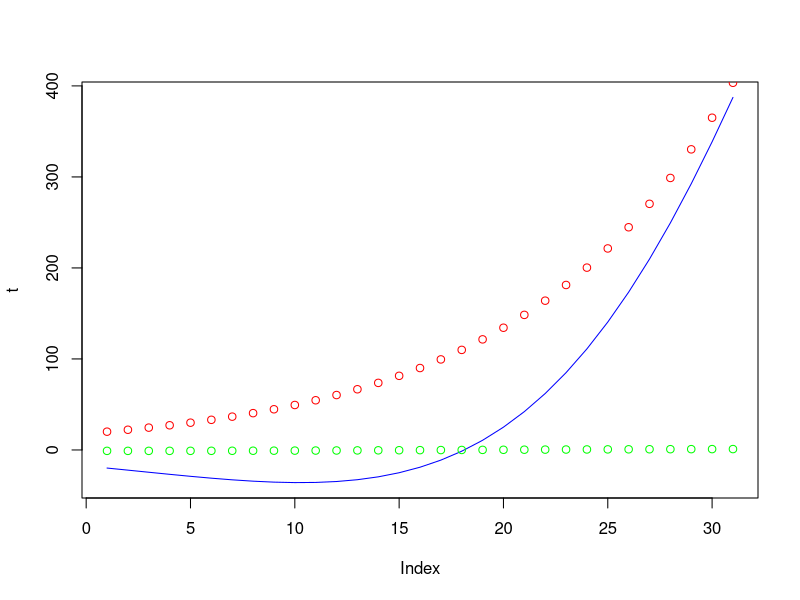
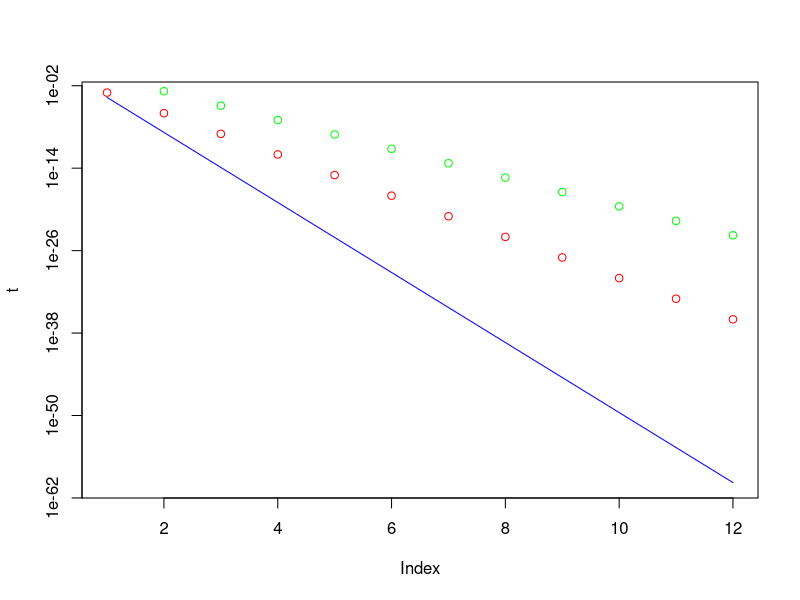
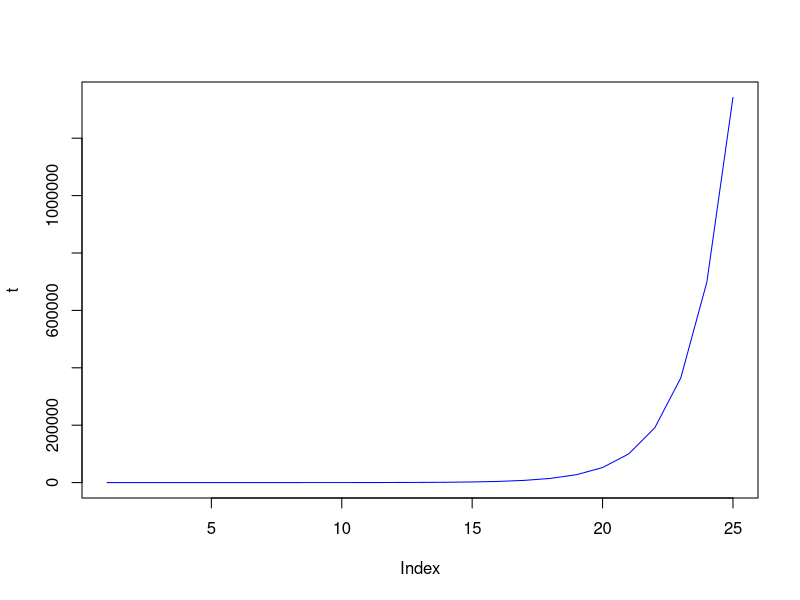
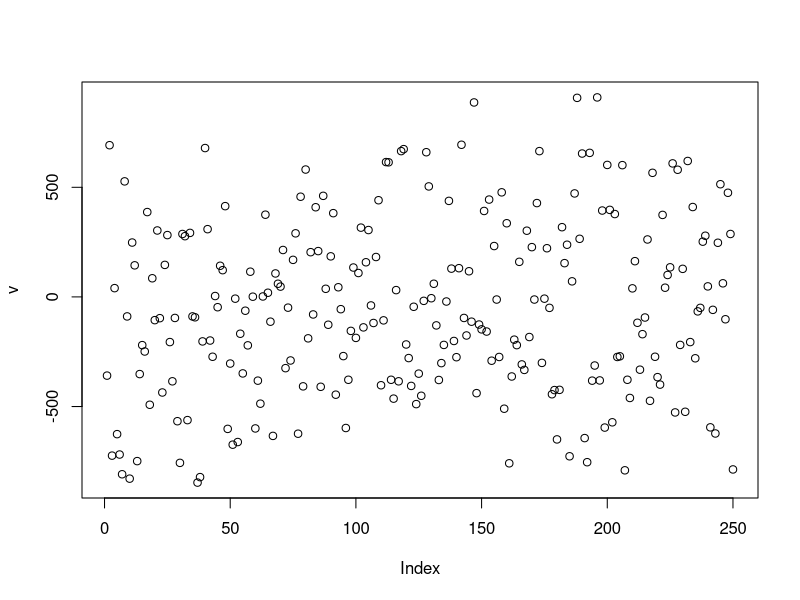
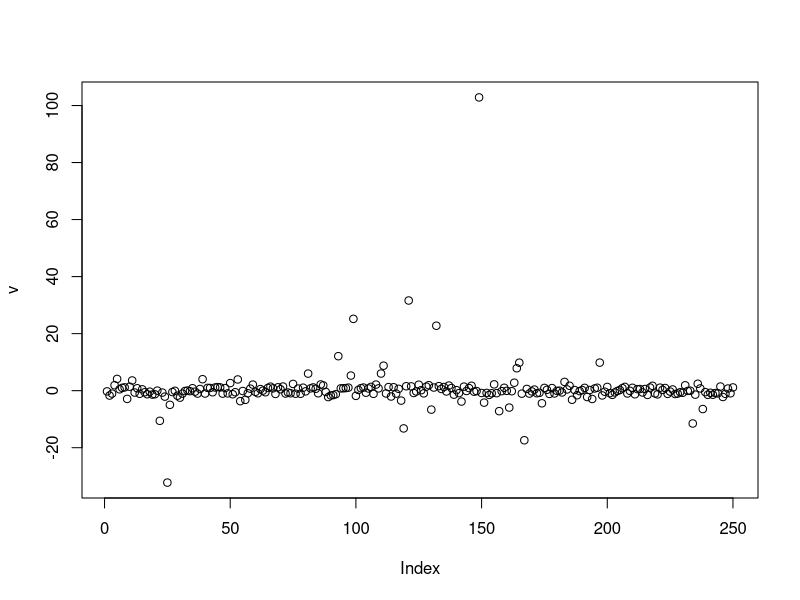
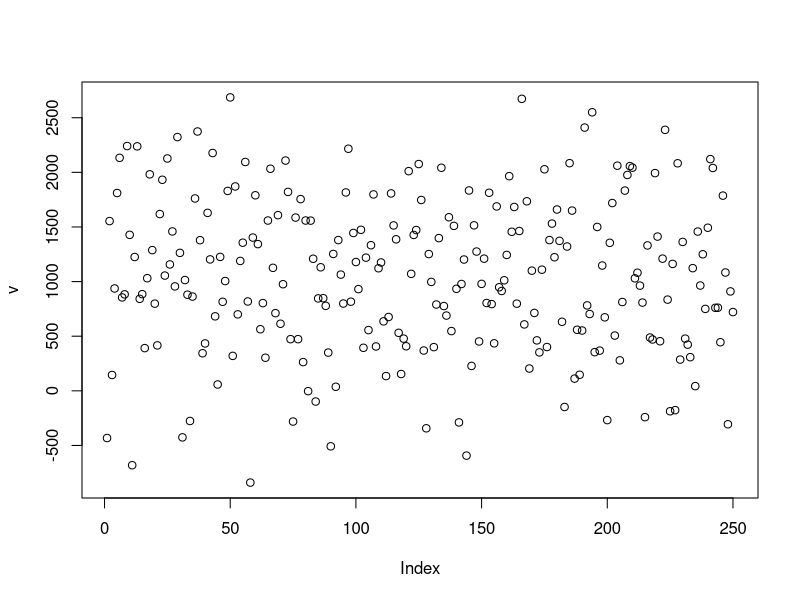
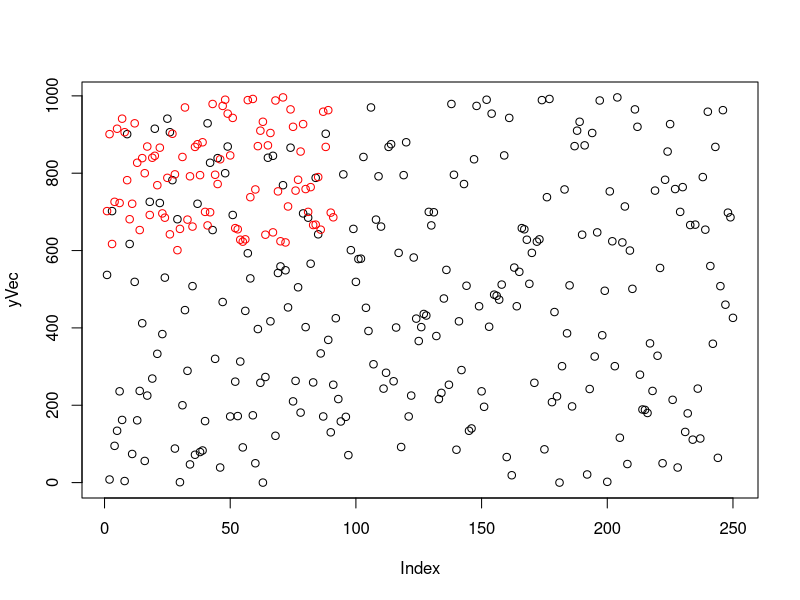
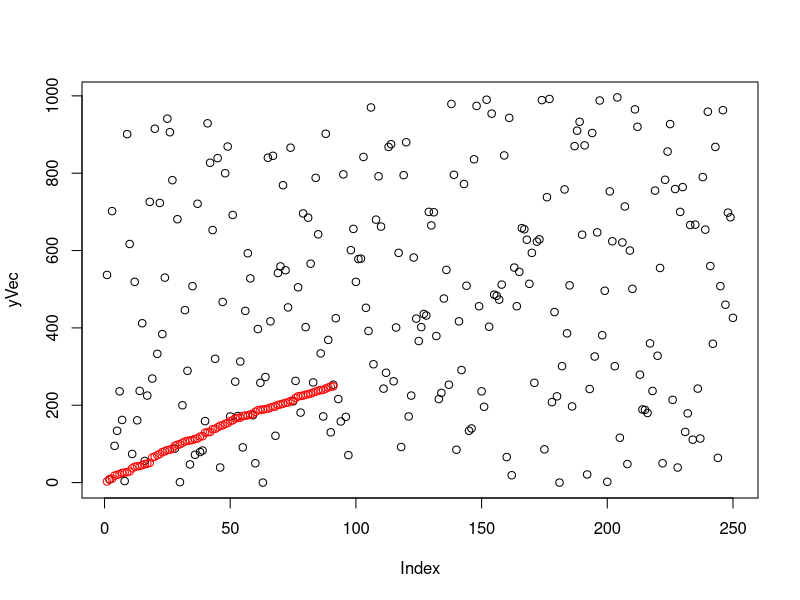

The R script that drew these images, in order:
## ---- chunk 1
knitr::opts_chunk$set(echo = TRUE)
## ---- chunk 2
#Problem 1
# a. (1,2,3,...,19,20)
x <- c(1:20)
# b. (20,19,....,2,1)
y <- c(20:1)
# c. (1,2,3,...,19,20,19,18,...,2,1)
z <- c(1:20,19:1)
#d.(4, 6, 3) and assign it to the name tmp.
tmp <- c(4,6,3)
#e. (4, 6, 3, 4, 6, 3,...,4, 6, 3) with 10 occurances of 4
x <- rep(tmp, times=10) 
#or x <- c(answerabve,4)
#f. (4, 6, 3, 4, 6, 3,...,4, 6, 3,4) with 11 occurances of 4
y  <- rep(tmp, times=5, length= 31)
#g. (4, 4, ..., 4, 6, 6, ..., 6, 3, 3, ..., 3) with 10 occurances of 4, 20 occurances of 6, and 30 occurances of 3
z <- rep(tmp, times=c(10,20,30))
## ---- chunk 3
# Problem 2
# Create a vector of values e^(x)cosx at x= 3, 3.1, 3.2, ...,6. Then, make plot of multiplicands and products
x <- seq(3,6, by=.1) # makes a vector for values of x
t <- exp(x)*cos(x) # makes a vector of computed values
plot(t,type="l", col="blue")
points(exp(x),col="red")
points(cos(x), col= "green")
## ---- chunk 4
# Problem 3
# Create vectors
# a. (0.1^3*0.2^1,0.1^6*0.2^4,...,0.1^36*0.2^34)
x <- 0.1^seq(3,36, by=3)
y <- 0.2^seq(1,34, by=3)
t <- x*y
plot(t,type = "l", log = "y", col="blue")
points(x, col="red")
points(y, col="green")
# b. (2, 2^2/2, 2^3/3, ..., 2^25/25)
x <- seq(1,25, by=1)
t <- (2^(x))/x
plot(t,type='l', col="blue")
## ---- chunk 5
# Problem 4. Calculate.
# a. sum(from i=10 to 100)(i^3+4i^2)
i <- 10:100
sum(i^3+4*i^2)
# b. sum(from i=1 to 25)(2^i/i+3^i/i^2)
i <- 1:25
sum((2^i)/i+(3^i)/(i^2))
## ---- chunk 6
# Problem 5. Use the Paste Function to create character vectors of length 30
# a. ("label 1", "label 2", ....., "label 30"). Space between label and the following number
paste("label", 1:30)
# b. ("fn1", "fn2", ..., "fn30"). No spacing between fn and the following number
paste("fn", 1:30, sep='')
## ---- chunk 7
# Problem 6. Creates two vectors of random integers which are chosen with replacement from the integers 0, 1, . . . , 999. Both vectors have length 250.
set.seed(50)
xVec <- sample(0:999, 250, replace=T)
yVec <- sample(0:999, 250, replace=T)
# x =(x1, x2,...,xn) denotes the vector xVec, y =(y1, y2,...,yn) denotes the vector yVec
# a. Create the vector (y2 − x1, . . . , yn − xn−1) and plot it
y1 <- yVec[-1]
v <- c(y1-xVec)
plot(v)
# b.  Create the vector (sin(y1)/cos(x2), sin(y2)/cos(x3), . . . ,sin(yn−1)/cos(xn)) and plot it
x1 <- xVec[-1]
v <- sin(yVec)/cos(x1)
plot(v)
# c. Create the vector (x1 + 2x2 − x3, x2 + 2x3 − x4, . . . , xn−2 + 2xn−1 − xn).
x2 <- xVec[-2:-1]
x1 <- xVec[-1]
v <- xVec+2*x1-x2
plot(v)
# d. calculate sum(i-1 to n-1)(e^-xi+1/x1+10)
sum(exp(-xVec[-1])/(xVec[-length(xVec)] + 10))
## ---- chunk 8
# Problem 7. Use of Functions: sort, order, mean, sqrt, sum, and abs
# a. Pick out the values in yVec which are > 600 and plot as a subset
a <- yVec[yVec>600]
plot(yVec)
points(a,col="red")
# b. Index positions of the values found above
b <- which(yVec>600)
plot(yVec)
points(b,col="red")
# c. What are the values in xVec that correspond to the values in yVec, which are >600
c <- xVec[which(yVec>600)]
plot(xVec)
points(c, col='green')
# d. Create the vector (|x1 − x ̄|^1/2, |x2 − x ̄|^1/2, . . . , |xn −x ̄|^1/2) where x ̄ denotes the mean of the vector.x = (x1, x2, . . . ,xn).
# Make a chart that shows the xVec and the vector created
t <- sqrt(abs(xVec-mean(xVec)))
plot(xVec)
points(t,col='blue')
# e. How many values in yVec are within 200 of the maximum value of the terms in yVec?
sum(yVec>max(yVec)-200)
# f. How many numbers in xVec are divisible by 2? (Note that the modulo operator is denoted %%
sum(xVec%%2==0)
# g. Sort the numbers in the vector xVec in the order of increasing values in yVec. Make a chart
t <- xVec[order(yVec)]
plot(xVec)
points(t, col='red')
# h. Pick out the elements in yVec at index positions 1, 4, 7, 10, 13,... Make a chart
x <- seq(1,250, by=3)
t <- yVec[x]
plot(yVec)
points(t, col='red')
## ---- chunk 9
# Problem 8. Using cumprod function to calculate: 1 + 2/3 + (2/3)(4/5) + ((2/3)(4/5)(6/7)) + ...+ ((2/3)(4/5)...(38/39))
x <- seq(2,38, by=2)
y <- seq(3,39, by=2)
1+sum(cumprod(x/y))
